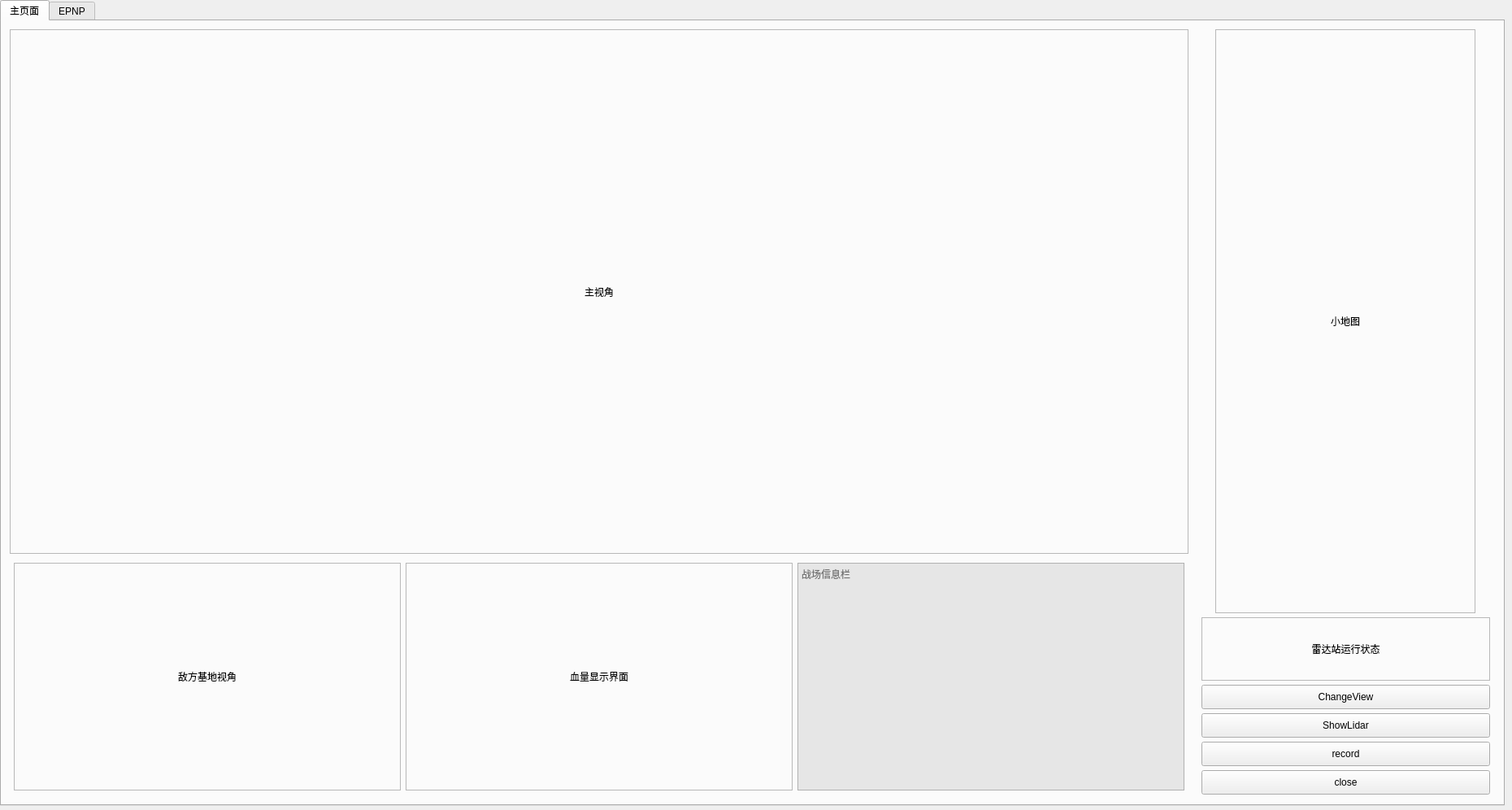
<?xml version="1.0" encoding="UTF-8"?>
<ui version="4.0">
 <class>MainWindow</class>
 <widget class="QMainWindow" name="MainWindow">
  <property name="geometry">
   <rect>
    <x>0</x>
    <y>0</y>
    <width>1860</width>
    <height>996</height>
   </rect>
  </property>
  <property name="windowTitle">
   <string>MainWindow</string>
  </property>
  <widget class="QWidget" name="centralwidget">
   <widget class="QTabWidget" name="tabWidget">
    <property name="geometry">
     <rect>
      <x>0</x>
      <y>0</y>
      <width>1851</width>
      <height>991</height>
     </rect>
    </property>
    <property name="currentIndex">
     <number>0</number>
    </property>
    <widget class="QWidget" name="tab">
     <property name="minimumSize">
      <size>
       <width>0</width>
       <height>0</height>
      </size>
     </property>
     <attribute name="title">
      <string>主页面</string>
     </attribute>
     <widget class="QWidget" name="horizontalLayoutWidget">
      <property name="geometry">
       <rect>
        <x>0</x>
        <y>0</y>
        <width>1841</width>
        <height>961</height>
       </rect>
      </property>
      <layout class="QHBoxLayout" name="horizontalLayout" stretch="4,1">
       <property name="sizeConstraint">
        <enum>QLayout::SetDefaultConstraint</enum>
       </property>
       <property name="leftMargin">
        <number>5</number>
       </property>
       <property name="topMargin">
        <number>5</number>
       </property>
       <property name="rightMargin">
        <number>5</number>
       </property>
       <property name="bottomMargin">
        <number>5</number>
       </property>
       <item>
        <layout class="QGridLayout" name="middle" rowstretch="7,0">
         <property name="leftMargin">
          <number>5</number>
         </property>
         <property name="topMargin">
          <number>5</number>
         </property>
         <property name="rightMargin">
          <number>5</number>
         </property>
         <property name="bottomMargin">
          <number>5</number>
         </property>
         <item row="0" column="0">
          <widget class="QLabel" name="main_demo">
           <property name="minimumSize">
            <size>
             <width>1450</width>
             <height>645</height>
            </size>
           </property>
           <property name="frameShape">
            <enum>QFrame::StyledPanel</enum>
           </property>
           <property name="text">
            <string>主视角</string>
           </property>
           <property name="alignment">
            <set>Qt::AlignCenter</set>
           </property>
          </widget>
         </item>
         <item row="1" column="0">
          <layout class="QHBoxLayout" name="horizontalLayout_2" stretch="1,1,1">
           <property name="leftMargin">
            <number>5</number>
           </property>
           <property name="topMargin">
            <number>5</number>
           </property>
           <property name="rightMargin">
            <number>5</number>
           </property>
           <property name="bottomMargin">
            <number>5</number>
           </property>
           <item>
            <widget class="QLabel" name="far_demo">
             <property name="minimumSize">
              <size>
               <width>476</width>
               <height>280</height>
              </size>
             </property>
             <property name="frameShape">
              <enum>QFrame::StyledPanel</enum>
             </property>
             <property name="text">
              <string>敌方基地视角</string>
             </property>
             <property name="alignment">
              <set>Qt::AlignCenter</set>
             </property>
             <property name="margin">
              <number>5</number>
             </property>
             <property name="openExternalLinks">
              <bool>false</bool>
             </property>
            </widget>
           </item>
           <item>
            <widget class="QLabel" name="blood">
             <property name="minimumSize">
              <size>
               <width>320</width>
               <height>280</height>
              </size>
             </property>
             <property name="frameShape">
              <enum>QFrame::StyledPanel</enum>
             </property>
             <property name="text">
              <string>血量显示界面</string>
             </property>
             <property name="alignment">
              <set>Qt::AlignCenter</set>
             </property>
            </widget>
           </item>
           <item>
            <widget class="QTextBrowser" name="textBrowser">
             <property name="minimumSize">
              <size>
               <width>476</width>
               <height>280</height>
              </size>
             </property>
             <property name="mouseTracking">
              <bool>false</bool>
             </property>
             <property name="styleSheet">
              <string notr="true">background-color:rgb(230, 230,230)</string>
             </property>
             <property name="placeholderText">
              <string>战场信息栏</string>
             </property>
            </widget>
           </item>
          </layout>
         </item>
        </layout>
       </item>
       <item>
        <layout class="QVBoxLayout" name="right" stretch="1,1,1,1,1,1">
         <property name="spacing">
          <number>5</number>
         </property>
         <property name="sizeConstraint">
          <enum>QLayout::SetDefaultConstraint</enum>
         </property>
         <property name="leftMargin">
          <number>5</number>
         </property>
         <property name="topMargin">
          <number>5</number>
         </property>
         <property name="rightMargin">
          <number>5</number>
         </property>
         <property name="bottomMargin">
          <number>5</number>
         </property>
         <item alignment="Qt::AlignHCenter">
          <widget class="QLabel" name="map">
           <property name="enabled">
            <bool>true</bool>
           </property>
           <property name="sizePolicy">
            <sizepolicy hsizetype="Preferred" vsizetype="Preferred">
             <horstretch>0</horstretch>
             <verstretch>0</verstretch>
            </sizepolicy>
           </property>
           <property name="minimumSize">
            <size>
             <width>320</width>
             <height>718</height>
            </size>
           </property>
           <property name="maximumSize">
            <size>
             <width>320</width>
             <height>16777215</height>
            </size>
           </property>
           <property name="frameShape">
            <enum>QFrame::StyledPanel</enum>
           </property>
           <property name="text">
            <string>小地图</string>
           </property>
           <property name="alignment">
            <set>Qt::AlignCenter</set>
           </property>
          </widget>
         </item>
         <item>
          <widget class="QLabel" name="condition">
           <property name="minimumSize">
            <size>
             <width>355</width>
             <height>73</height>
            </size>
           </property>
           <property name="frameShape">
            <enum>QFrame::StyledPanel</enum>
           </property>
           <property name="text">
            <string>雷达站运行状态</string>
           </property>
           <property name="alignment">
            <set>Qt::AlignCenter</set>
           </property>
          </widget>
         </item>
         <item>
          <widget class="QPushButton" name="ChangeView">
           <property name="minimumSize">
            <size>
             <width>115</width>
             <height>30</height>
            </size>
           </property>
           <property name="text">
            <string>ChangeView</string>
           </property>
          </widget>
         </item>
         <item>
          <widget class="QPushButton" name="ShowLidar">
           <property name="minimumSize">
            <size>
             <width>115</width>
             <height>30</height>
            </size>
           </property>
           <property name="text">
            <string>ShowLidar</string>
           </property>
          </widget>
         </item>
         <item>
          <widget class="QPushButton" name="record">
           <property name="minimumSize">
            <size>
             <width>115</width>
             <height>30</height>
            </size>
           </property>
           <property name="text">
            <string>record</string>
           </property>
          </widget>
         </item>
         <item>
          <widget class="QPushButton" name="ShutDown">
           <property name="minimumSize">
            <size>
             <width>115</width>
             <height>30</height>
            </size>
           </property>
           <property name="text">
            <string>close</string>
           </property>
          </widget>
         </item>
        </layout>
       </item>
      </layout>
     </widget>
    </widget>
    <widget class="QWidget" name="tab_2">
     <attribute name="title">
      <string>EPNP</string>
     </attribute>
     <widget class="QWidget" name="horizontalLayoutWidget_2">
      <property name="geometry">
       <rect>
        <x>0</x>
        <y>10</y>
        <width>1661</width>
        <height>921</height>
       </rect>
      </property>
      <layout class="QHBoxLayout" name="horizontalLayout_3" stretch="1,8">
       <property name="leftMargin">
        <number>5</number>
       </property>
       <property name="topMargin">
        <number>5</number>
       </property>
       <property name="rightMargin">
        <number>5</number>
       </property>
       <property name="bottomMargin">
        <number>5</number>
       </property>
       <item>
        <layout class="QVBoxLayout" name="verticalLayout" stretch="0,0,0,0,0,0,0">
         <property name="sizeConstraint">
          <enum>QLayout::SetDefaultConstraint</enum>
         </property>
         <property name="leftMargin">
          <number>5</number>
         </property>
         <property name="topMargin">
          <number>5</number>
         </property>
         <property name="rightMargin">
          <number>5</number>
         </property>
         <property name="bottomMargin">
          <number>5</number>
         </property>
         <item>
          <widget class="QPushButton" name="epnp_begin">
           <property name="minimumSize">
            <size>
             <width>0</width>
             <height>35</height>
            </size>
           </property>
           <property name="text">
            <string>开始</string>
           </property>
          </widget>
         </item>
         <item>
          <widget class="QPushButton" name="epnp_clear">
           <property name="minimumSize">
            <size>
             <width>0</width>
             <height>35</height>
            </size>
           </property>
           <property name="text">
            <string>清空</string>
           </property>
          </widget>
         </item>
         <item>
          <widget class="QPushButton" name="epnp_rechoose">
           <property name="minimumSize">
            <size>
             <width>0</width>
             <height>35</height>
            </size>
           </property>
           <property name="text">
            <string>重新标注该点</string>
           </property>
          </widget>
         </item>
         <item>
          <widget class="QPushButton" name="epnp_back">
           <property name="minimumSize">
            <size>
             <width>0</width>
             <height>35</height>
            </size>
           </property>
           <property name="text">
            <string>back</string>
           </property>
          </widget>
         </item>
         <item>
          <widget class="QPushButton" name="epnp_next">
           <property name="minimumSize">
            <size>
             <width>0</width>
             <height>35</height>
            </size>
           </property>
           <property name="text">
            <string>next</string>
           </property>
          </widget>
         </item>
         <item>
          <widget class="QPushButton" name="epnp_change_cam">
           <property name="minimumSize">
            <size>
             <width>0</width>
             <height>35</height>
            </size>
           </property>
           <property name="text">
            <string>切换相机</string>
           </property>
          </widget>
         </item>
         <item>
          <widget class="QLabel" name="pnp_condition">
           <property name="frameShape">
            <enum>QFrame::StyledPanel</enum>
           </property>
           <property name="text">
            <string>pnp_condion</string>
           </property>
           <property name="alignment">
            <set>Qt::AlignLeading|Qt::AlignLeft|Qt::AlignVCenter</set>
           </property>
          </widget>
         </item>
        </layout>
       </item>
       <item>
        <widget class="QGraphicsView" name="pnp_demo"/>
       </item>
      </layout>
     </widget>
    </widget>
   </widget>
  </widget>
 </widget>
 <resources/>
 <connections/>
</ui>
